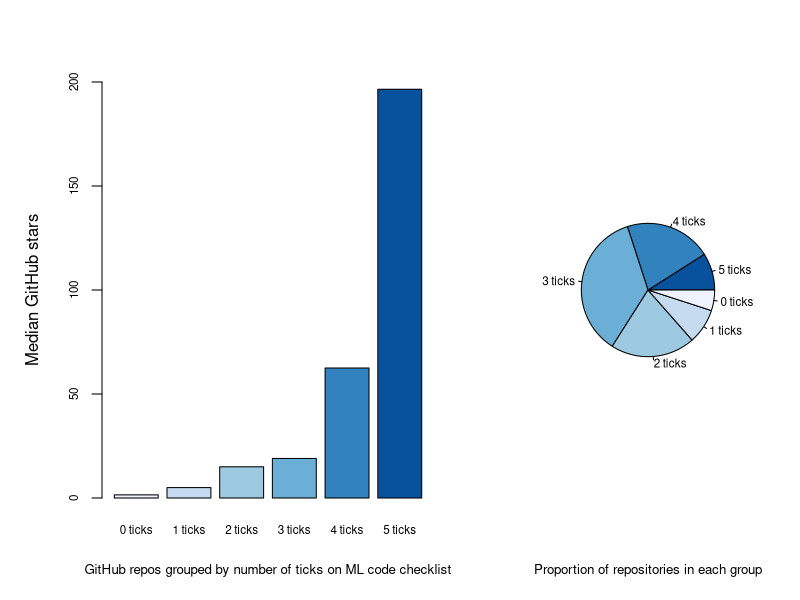
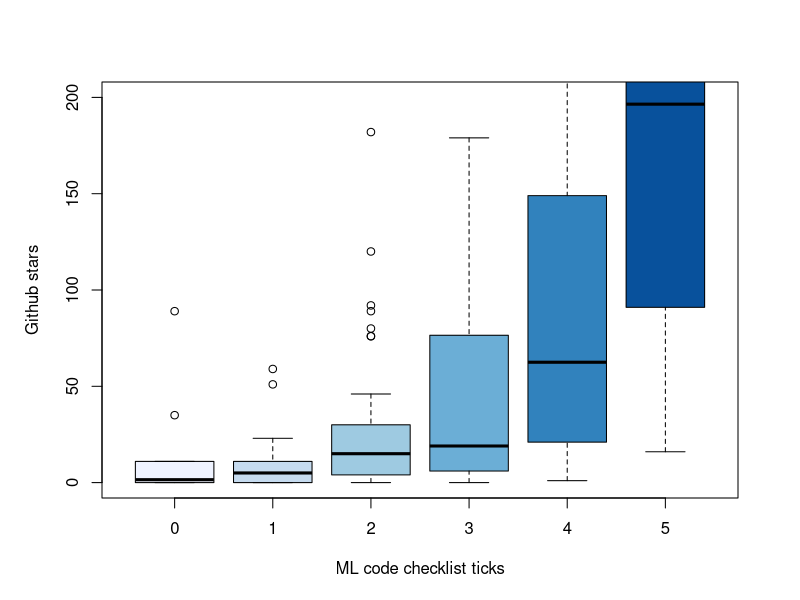

Source code (R) for these figures, in order:
## ---- chunk 1
library(tidyverse)
library(ggplot2)
library(MASS)
library(RColorBrewer)

t = read_csv("code_checklist-neurips2019.csv")
cat("Number of rows:", nrow(t), "\n")
## ---- chunk 2
t = t[t$python==1,]
cat("Number of rows:", nrow(t), "\n")
## ---- chunk 3
t$score = rowSums(t[,4:8])
## ---- chunk 4

cat("Spread of values in each group:\n")
summaries = tapply(t$stars, t$score, summary)
names(summaries) = paste(names(summaries), "ticks")
print(summaries)

cat("Proportion of repos in each group:\n")
props = tapply(t$stars, t$score, length)
props = props/sum(props)
names(props) = paste(names(props), "ticks")
print(props)

# Extract medians
medians = unlist(lapply(tapply(t$stars, t$score, summary), function(x) x["Median"]))
names(medians) = paste(sub(".Median", "", names(medians)), "ticks")
## ---- chunk 5
par(oma=c(0,1,0,1))
layout(matrix(c(1,2), 1, 2, byrow = TRUE), widths=c(3,2))
barplot(medians, 
        xlab="", 
        ylab="Median GitHub stars", ylim=c(0,200),
        col=brewer.pal(6, "Blues"), cex.axis=0.7, cex.names=0.7)
mtext("GitHub repos grouped by number of ticks on ML code checklist", side=1, line=3, cex=0.8)

pie(rev(props), col=rev(brewer.pal(6, "Blues")), cex=0.7)
mtext("Proportion of repositories in each group", side=1, line=3, cex=0.8)
## ---- chunk 6
tp = t
tp$score = as.factor(tp$score)
par(mfrow=c(1,1))
boxplot(stars~score, data=t, ylim=c(0,200), col=brewer.pal(6, "Blues"),
        xlab="ML code checklist ticks", ylab="Github stars")
## ---- chunk 7
print(summary(rlm(stars~training+evaluation+pretrained_model+results+dependencies, data=t)))

for(i in 0:4){
  cat("\nScore5 vs Score", i, "\n")
  print(wilcox.test(t$stars[t$score==5], t$stars[t$score==i]))
}
## ---- chunk 8
sessionInfo()
